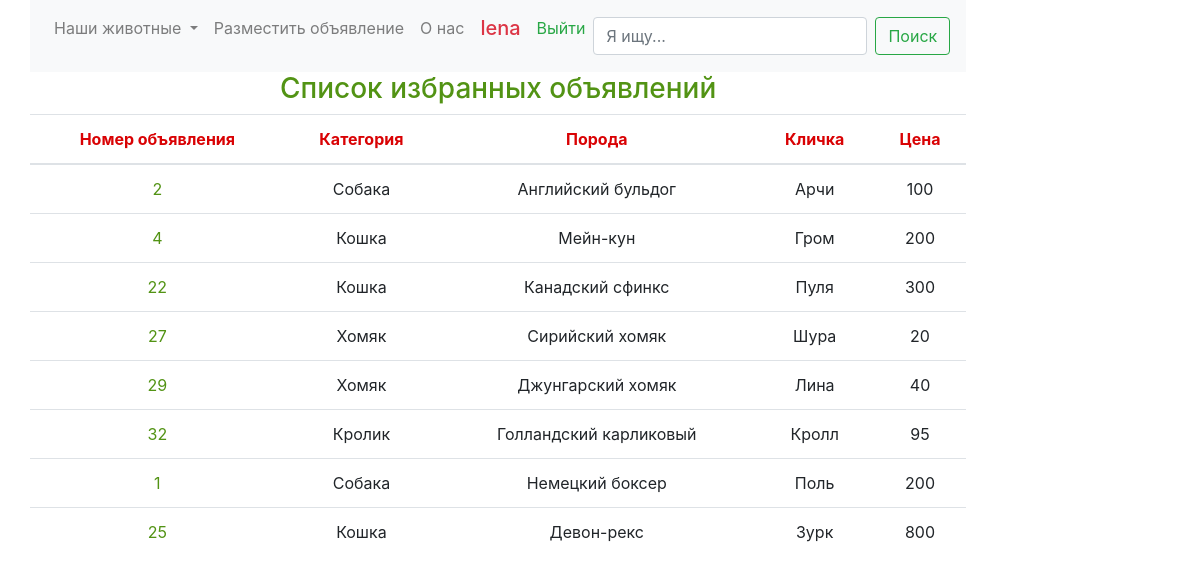
/favourites (signed in), run on the app's committed database.
### tables this page shows
CREATE TABLE pets (
            ad_id INTEGER PRIMARY KEY AUTOINCREMENT
          , category TEXT NOT NULL
          , category_lowercased TEXT NOT NULL
          , breed TEXT
          , breed_lowercased TEXT
          , gender TEXT
          , birthdate TEXT
          , name TEXT
          , name_lowercased TEXT
          , price INTEGER NOT NULL
          , photo TEXT
          , description TEXT
          , author_id INTEGER NOT NULL
          , FOREIGN KEY (author_id) REFERENCES users (id)
        );

### app/main.py (the view)
    @app.route('/favourites', methods=('GET', 'POST'))
    def favourites():
        if 'id' in session and session['id'] is not None:
            username = session['id']
            user_login = session['login']
            favorites_ads = db.favorites_for_user(db.open_db(db_url), username)
            counting = db.counting_favorites_for_user(db.open_db(db_url), username)
            counting_favorites = counting['number_favor_ads']
            return render_template('favourites.html', user_id=username, user_login=user_login,
                                   favorites_ads=favorites_ads, counting_favorites=counting_favorites)
        else:
            return redirect(url_for('login'))

### app/db.py (called while the page is built)
def open_db(url):
    connection = sqlite3.connect(url)
    connection.row_factory = sqlite3.Row
    return connection

def favorites_for_user(connection, user_id):
    with connection:
        cursor = connection.cursor()
        result = cursor.execute("""
       SELECT p.ad_id
            , p.category
            , p.breed
            , p.name
            , p.price
            , p.photo
         FROM pets p
    LEFT JOIN favourites f
           ON p.ad_id = f.ad
        WHERE f.user = :user_id
     ORDER BY f.id
       """, {'user_id': user_id}).fetchall()
        return result

def counting_favorites_for_user(connection, user_id):
    with connection:
        cursor = connection.cursor()
        result = cursor.execute("""
       SELECT COUNT(id) number_favor_ads
         FROM favourites
         WHERE user = :user_id""", {'user_id': user_id}).fetchone()
        return result

### app/templates/favourites.html (shortened to what this page needs)
{% extends "base.html" %}
{% block body %}
<p class="h3 text-center font-bold" style="color:#529314"> Список избранных объявлений </p>
<table class="table text-center">
  <thead>
    <tr  style="color:#D90204">
      <th scope="col">Номер объявления</th>
      <th scope="col">Категория</th>
      <th scope="col">Порода</th>
      <th scope="col">Кличка</th>
      <th scope="col">Цена</th>
    </tr>
  </thead>
  <tbody>
          {% for ad in favorites_ads %}
    <tr>
        <td><a href="{{ url_for('details', ad_id=ad.ad_id) }}" style="color:#529314"> {{ ad.ad_id }} </a></td>
      <td>{{ ad.category }}</td>
      <td>{{ ad.breed }}</td>
      <td>{{ ad.name }}</td>
      <td>{{ ad.price }}</td>
    </tr>
         {% endfor %}
  </tbody>
</table>
       {% endblock %}

### data on the page
pets: ad_id "2", category "Собака", breed "Английский бульдог", name "Арчи", price "100"
pets: ad_id "4", category "Кошка", breed "Мейн-кун", name "Гром", price "200"
pets: ad_id "22", category "Кошка", breed "Канадский сфинкс", name "Пуля", price "300"
pets: ad_id "27", category "Хомяк", breed "Сирийский хомяк", name "Шура", price "20"
pets: ad_id "29", category "Хомяк", breed "Джунгарский хомяк", name "Лина", price "40"
pets: ad_id "32", category "Кролик", breed "Голландский карликовый", name "Кролл", price "95"
pets: ad_id "1", category "Собака", breed "Немецкий боксер", name "Поль", price "200"
pets: ad_id "25", category "Кошка", breed "Девон-рекс", name "Зурк", price "800"

### other printed values
{{ user_login }} "lena"
